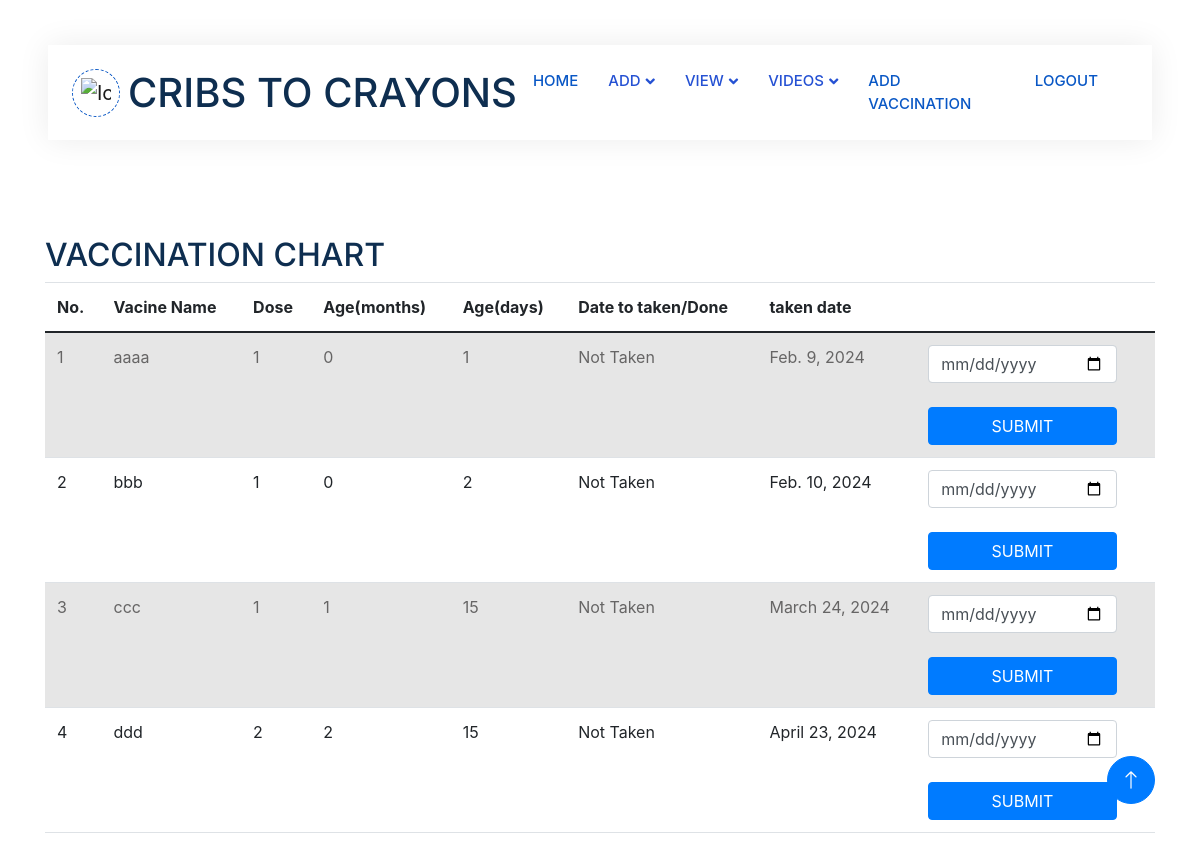
Page /viewbabyvaccine/6 (signed in) on the committed database.
### app1/models.py (models this page shows, shortened)
class Vaccination(models.Model):
     hospital_id=models.ForeignKey(Hospital,on_delete=models.CASCADE)
     Vaccination_name=models.CharField(max_length=100,blank=True,null=True)
     Dose=models.IntegerField(null=True, blank=True)
     Age=models.IntegerField(null=True, blank=True)
     days=models.IntegerField(null=True,blank=True)

### app1/views.py (the view)
# urls.py: path('viewbabyvaccine/<int:id>',views.viewbaby_vaccine,name="viewbabyvaccine"),
@login_required(login_url='login/')
def viewbaby_vaccine(request,id):
    b_id = Baby_details.objects.get(id=id)
    parent_id = b_id.parent_id.id
    log_id=LoginUser.objects.get(id=request.user.id)
    hospital=Hospital.objects.get(login_id=log_id)
    vaccine=Vaccination.objects.filter(hospital_id=hospital)
    babyvaccine=Baby_vaccine.objects.filter(baby_id=b_id)
    taken_vaccine_ids = babyvaccine.values_list('vaccination_id', flat=True)
    not_taken_vaccines = vaccine.exclude(id__in=taken_vaccine_ids)
    for vaccine in not_taken_vaccines:
        months = vaccine.Age
        days = vaccine.days if vaccine.days else 0
        vaccination_date = b_id.birth_date + timedelta(days=30 * months + days)
        vaccine.age_in_months = months
        vaccine.vaccination_date = vaccination_date
        notification_date = vaccination_date - timedelta(days=7)
    not_taken_vaccines = sorted(not_taken_vaccines, key=lambda x: x.vaccination_date)
    vaccines_with_parent_id = [{'vaccine': vaccine, 'parent_id': parent_id} for vaccine in not_taken_vaccines]
    for vaccine_data in vaccines_with_parent_id:
        vaccine = vaccine_data['vaccine']
        vaccine_data['has_request'] = VaccineDocument.objects.filter(vaccination_id=vaccine.id).exists()
    context={
        'vaccines':vaccine,
        'baby':babyvaccine,
        'not_taken_vaccines':vaccines_with_parent_id,
        'b_id':b_id,
    }
    return render(request,'Hospital/babyvaccineview.html',context)

### template/Hospital/babyvaccineview.html (shortened to what this page needs)
<!DOCTYPE html>
<html lang="en">
{% load static %}
<head>
  <link href="https://cdnjs.cloudflare.com/ajax/libs/font-awesome/5.10.0/css/all.min.css" rel="stylesheet">
  <link href="https://cdn.jsdelivr.net/npm/bootstrap-icons@1.4.1/font/bootstrap-icons.css" rel="stylesheet">
  <link href="{% static 'js/animate.min.css' %}" rel="stylesheet">
  <link href="{% static 'js/owl.carousel.min.css' %}" rel="stylesheet">
  <link href="{% static 'css/bootstrap.min.css' %}" rel="stylesheet">
  <link rel="stylesheet" href="https://stackpath.bootstrapcdn.com/bootstrap/4.5.2/css/bootstrap.min.css">
  <link href="{% static 'css/style.css' %}" rel="stylesheet">
</head>
<body>
  <div class="container-xxl bg-white p-0">
    <div class="container-fluid nav-bar bg-transparent">
      <nav class="navbar navbar-expand-lg bg-white navbar-light py-0 px-4">
        <a href="" class="navbar-brand d-flex align-items-center text-center">
          <div class="icon p-2 me-2">
            <img class="img-fluid" src="{% static 'img/logo.gif' %}" alt="Icon" style="width: 30px; height: 30px;">
          </div>
          <h1 class="m-0 ">CRIBS TO CRAYONS</h1>
        </a>
        <div class="collapse navbar-collapse" id="navbarCollapse">
          <div class="navbar-nav ms-auto">
            <a href="{% url 'hospitalprofile'%}" class="nav-item nav-link active" >HOME</a>
            <div class="nav-item dropdown">
              <a href="#" class="nav-link dropdown-toggle" data-bs-toggle="dropdown">ADD</a>
            </div>
            <div class="nav-item dropdown">
              <a href="#" class="nav-link dropdown-toggle" data-bs-toggle="dropdown">VIEW</a>
            </div>
            <div class="nav-item dropdown">
              <a href="#" class="nav-link dropdown-toggle" data-bs-toggle="dropdown">VIDEOS</a>
            </div>
            <a href="{% url 'addvaccination'%}" class="nav-item nav-link active">ADD VACCINATION</a>
            <a href="{% url 'login'%}" class="nav-item nav-link active">LOGOUT</a>
          </div>
      </nav>
    </div>
    <br>
    <br>
    <br>
    <br>
    <div class="container">
      <h2>VACCINATION CHART</h2>
      <table class="table table-striped">
        <thead>
          <tr>
            <th>No.</th>
            <th>Vacine Name</th>
            <th>Dose</th>
            <th>Age(months)</th>
            <th>Age(days)</th>
            <th>Date to taken/Done</th>
            <th>taken date</th>
            <th></th>
            <th></th>
          </tr>
        </thead>
        <tbody>
          {% for vaccine in not_taken_vaccines %}
          <tr>
            <td>{{ forloop.counter }}</td>
            <td>{{ vaccine.vaccine.Vaccination_name }}</td>
            <td>{{ vaccine.vaccine.Dose }}</td>
            <td>{{ vaccine.vaccine.Age }}</td>
            <td>{{ vaccine.vaccine.days }}</td>
            <td>Not Taken</td>
            <td>
              {% if vaccine.vaccine.vaccination_date %}
              {{ vaccine.vaccine.vaccination_date }}
              {% endif %}
            </td>
            <td>
              <form action="{% url 'vtaken' id=b_id.id %}" method="POST">
                <div class="form-group">
                  <input type="date" class="form-control" id="username" name="date" required>
                </div>
                <div class="d-flex mt-4">
                  <button type="submit" class="btn btn-primary btn-block mx-auto">SUBMIT</button>
                </div>
              </form>
            </td>
            <td>
            </td>
          </tr>
          {% endfor %}
        </tbody>
      </table>
    </div>
    <a href="#" class="btn btn-lg btn-primary btn-lg-square back-to-top"><i class="bi bi-arrow-up"></i></a>
  </div>
</body>
</html>

### static/css/style.css (style rules this page uses)
:root { --primary: #0957c5; --secondary: #2264ff; --light: #EFFDF5; --dark: #2551d3; }
.back-to-top { position: fixed; display: none; right: 45px; bottom: 45px; z-index: 99; }
.btn { transition: .5s; }
.btn.btn-primary, .btn.btn-secondary { color: #FFFFFF; }
.btn-lg-square { width: 48px; height: 48px; }
.btn-square, .btn-sm-square, .btn-lg-square { padding: 0; display: flex; align-items: center; justify-content: center; font-weight: normal; border-radius: 50px; }
.nav-bar { position: relative; margin-top: 45px; padding: 0 3rem; transition: .5s; z-index: 9999; }
.navbar { box-shadow: 0 0 30px rgba(0, 0, 0, .08); }
.navbar .dropdown-toggle::after { border: none; content: "\f107"; font-family: "Font Awesome 5 Free"; font-weight: 900; vertical-align: middle; margin-left: 5px; transition: .5s; }
.navbar-light .navbar-nav .nav-link { margin-right: 30px; padding: 25px 0; color: #5288e0; font-size: 15px; text-transform: uppercase; outline: none; }
.navbar-light .navbar-nav .nav-link:hover, .navbar-light .navbar-nav .nav-link.active { color: var(--primary); }
.navbar-light .navbar-brand { height: 75px; }
.navbar-light .navbar-nav .nav-link { color: var(--dark); font-weight: 500; }
.icon { padding: 15px; display: inline-flex; align-items: center; justify-content: center; background: #FFFFFF !important; border-radius: 50px; border: 1px dashed var(--primary) !important; }

### rows in the picture
Vaccination: vaccine.Vaccination_name "aaaa", vaccine.Dose "1", vaccine.Age "0", vaccine.days "1", vaccine.vaccination_date "Feb. 9, 2024"
Vaccination: vaccine.Vaccination_name "bbb", vaccine.Dose "1", vaccine.Age "0", vaccine.days "2", vaccine.vaccination_date "Feb. 10, 2024"
Vaccination: vaccine.Vaccination_name "ccc", vaccine.Dose "1", vaccine.Age "1", vaccine.days "15", vaccine.vaccination_date "March 24, 2024"
Vaccination: vaccine.Vaccination_name "ddd", vaccine.Dose "2", vaccine.Age "2", vaccine.days "15", vaccine.vaccination_date "April 23, 2024"
